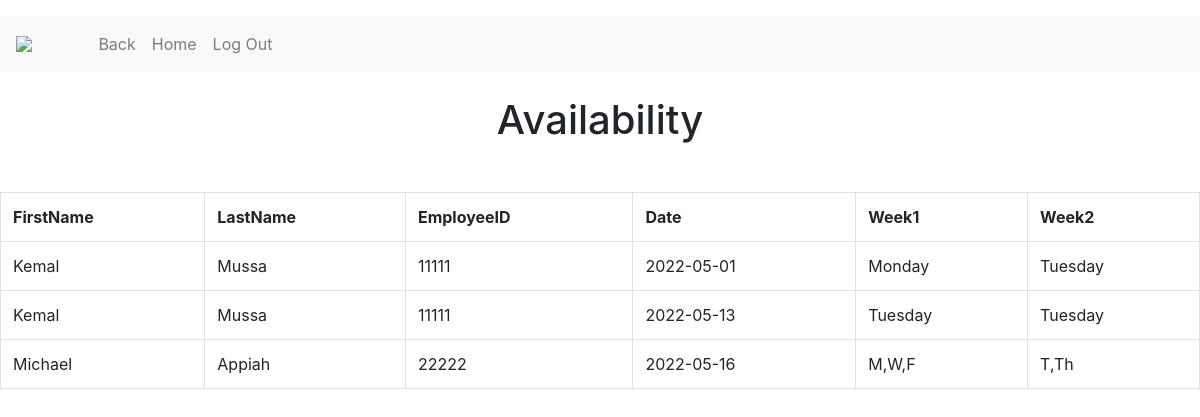
The page /Manager/availability.php (signed in) on the database its author committed.
### tables this page shows
CREATE TABLE `EmployeeAvailability` (
  `EmployeeAvailabilityID` int(5) NOT NULL,
  `EmployeeID` int(11) NOT NULL,
  `Date1` date NOT NULL,
  `Week1` varchar(100) NOT NULL,
  `Week2` varchar(100) NOT NULL
);

CREATE TABLE `EmployeeInformation` (
  `EmployeeID` int(5) NOT NULL,
  `FIrstName` varchar(100) NOT NULL,
  `LastName` varchar(100) NOT NULL
);

### Code/dbhelper.php (called while the page is built, shortened)
<?php
function makeTheConnection() {
	$db = "bmgt407_2022s_05_db";
	$user = "bmgt407_2022s_05";
	$pwd = "bmgt407_2022s_05";
	$connection = "mysql:host=bmgt407.rhsmith.umd.edu;dbname=".$db;
	try {
		return $GLOBALS['conn'];
	}
	catch(Exception $e){
		die(var_dump($e));
	}
}
function getRows($query) {
	$stmt = $GLOBALS['conn']->query($query);
	$rows = $stmt->fetchAll(PDO::FETCH_ASSOC);
	return $rows;
}
?>

### Manager/availability.php (the view, shortened to what this page needs)
<?php require_once('dbhelper.php');
    $query = "SELECT i.FirstName, i.LastName, a.EmployeeID, a.Date1, a.Week1, a.Week2
FROM EmployeeAvailability a
INNER JOIN EmployeeInformation i ON a.EmployeeID = i.EmployeeID
;";
$records = getRows($query);
?>
<!doctype html>
<html lang="en">
<head>
  <link rel="stylesheet" href="https://cdn.jsdelivr.net/npm/bootstrap@4.5.3/dist/css/bootstrap.min.css">
</head>
<body>
<table class="table">
<table class="table">
  <?php require_once('navbarmanager.php'); ?>
  <br>
  <center> <h1> Availability </h1> </center>
  <br>
  <table class="table table-bordered">
       <?php
    if ($records) {
      echo "<th>FirstName</th><th>LastName</th><th>EmployeeID</th><th>Date</th><th>Week1</th><th>Week2</th>";
     foreach ($records as $record) {
        echo "<tr>";
        echo "<td>{$record['FirstName']}</td>";
        echo "<td>{$record['LastName']}</td>";
        echo "<td>{$record['EmployeeID']}</td>";
        echo "<td>{$record['Date1']}</td>";
        echo "<td>{$record['Week1']}</td>";
        echo "<td>{$record['Week2']}</td>";
        echo "</tr>";
      }
    } else {
      echo "<p>Employee Hasn't Updated Table.</p>";
    }
?>
</table>
  <br>
    </body>
    </html>

### rows shown on the page
employeeavailability: EmployeeID.FIrstName "Kemal", EmployeeID.LastName "Mussa", EmployeeID "11111", Date1 "2022-05-01", Week1 "Monday", Week2 "Tuesday"
employeeavailability: EmployeeID.FIrstName "Kemal", EmployeeID.LastName "Mussa", EmployeeID "11111", Date1 "2022-05-13", Week1 "Tuesday", Week2 "Tuesday"
employeeavailability: EmployeeID.FIrstName "Michael", EmployeeID.LastName "Appiah", EmployeeID "22222", Date1 "2022-05-16", Week1 "M,W,F", Week2 "T,Th"
